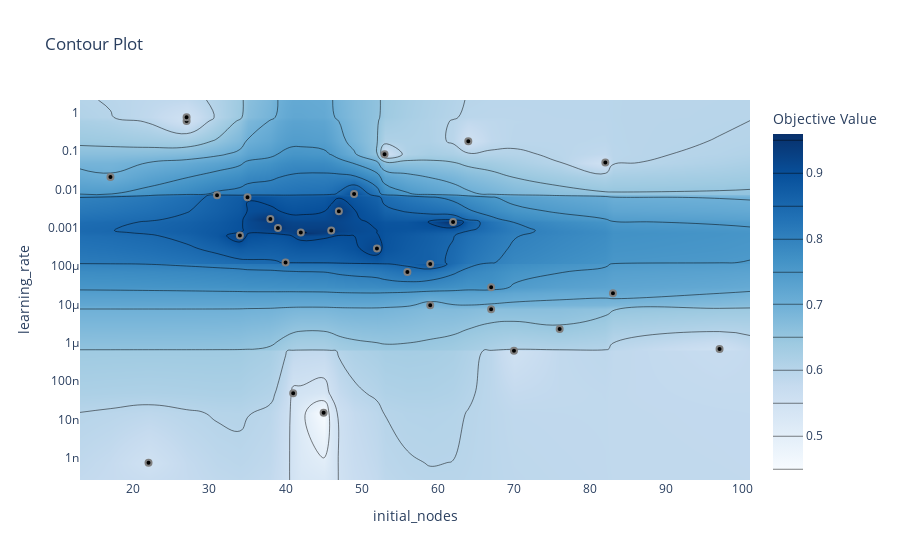
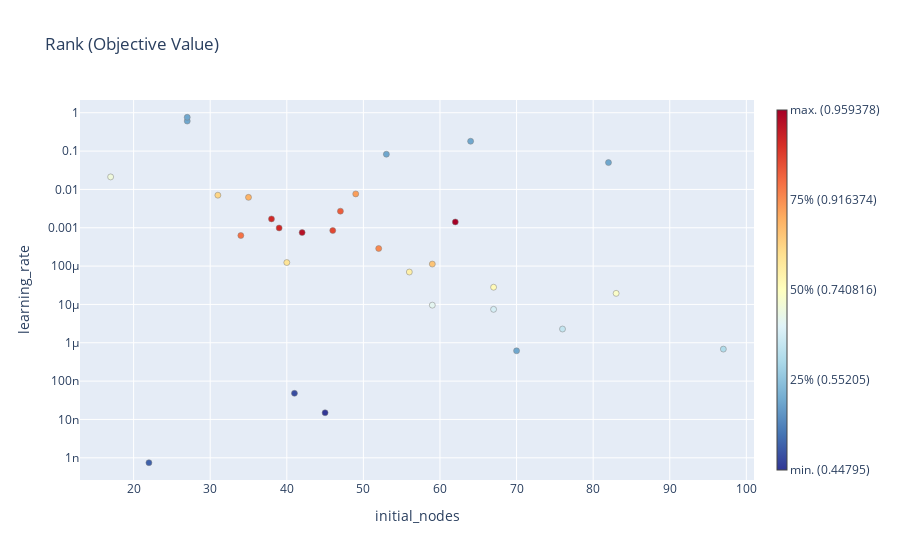

Notebook source saved alongside these figures, in order:
### Code cell
fig = plot_contour(study)
fig.show()
fig = plot_rank(study)
fig.show()

### Figure 1 — Plotly figure (JSON) as saved in the notebook; plotly's stock layout.template omitted (floating-point values rounded to 4 significant figures; data arrays with more than 128 entries replaced by an {"elided": "..."} marker saying what was removed)
{"data": [{"colorbar": {"title": {"text": "Objective Value"}}, "colorscale": [[0, "rgb(247,251,255)"], [0.125, "rgb(222,235,247)"], [0.25, "rgb(198,219,239)"], [0.375, "rgb(158,202,225)"], [0.5, "rgb(107,174,214)"], [0.625, "rgb(66,146,198)"], [0.75, "rgb(33,113,181)"], [0.875, "rgb(8,81,156)"], [1, "rgb(8,48,107)"]], "connectgaps": true, "contours": {"coloring": "heatmap"}, "hoverinfo": "none", "line": {"smoothing": 1.3}, "reversescale": false, "type": "contour", "x": [13, 17, 22, 27, 31, 34, 35, 38, 39, 40, 41, 42, 45, 46, 47, 49, 52, 53, 56, 59, 62, 64, 67, 70, 76, 82, 83, 97, 101], "y": [2.635e-10, 7.435e-10, 1.495e-08, 4.803e-08, 6.173e-07, 6.83e-07, 2.282e-06, 7.45e-06, 9.577e-06, 1.945e-05, 2.811e-05, 7.002e-05, 0.0001129, 0.0001236, 0.0002877, 0.0006268, 0.0007479, 0.0008469, 0.0009871, 0.001419, 0.001702, 0.002709, 0.006205, 0.007063, 0.007628, 0.02119, 0.05013, 0.08274, 0.1803, 0.607, 0.7615, 2.149], "z": {"elided": "32x29 float values"}}, {"marker": {"color": "black", "line": {"color": "Gray", "width": 2}}, "mode": "markers", "name": "Feasible Trial", "showlegend": false, "type": "scatter", "x": [62, 67, 52, 53, 97, 83, 64, 22, 17, 82, 41, 42, 38, 34, 70, 47, 27, 59, 76, 31, 45, 39, 56, 35, 46, 59, 49, 40, 27, 67], "y": [0.001419, 2.811e-05, 0.0002877, 0.08274, 6.83e-07, 1.945e-05, 0.1803, 7.435e-10, 0.02119, 0.05013, 4.803e-08, 0.0007479, 0.001702, 0.0006268, 6.173e-07, 0.002709, 0.607, 0.0001129, 2.282e-06, 0.007063, 1.495e-08, 0.0009871, 7.002e-05, 0.006205, 0.0008469, 9.577e-06, 0.007628, 0.0001236, 0.7615, 7.45e-06]}, {"marker": {"color": "#cccccc", "line": {"color": "Gray", "width": 2}}, "mode": "markers", "name": "Infeasible Trial", "showlegend": false, "type": "scatter", "x": [], "y": []}], "layout": {"title": {"text": "Contour Plot"}, "xaxis": {"range": [13, 101], "title": {"text": "initial_nodes"}}, "yaxis": {"range": [-9.579, 0.3322], "title": {"text": "learning_rate"}, "type": "log"}}}

### Figure 2 — Plotly figure (JSON) as saved in the notebook; plotly's stock layout.template omitted (floating-point values rounded to 4 significant figures)
{"data": [{"hovertemplate": "%{hovertext}<extra></extra>", "hovertext": ["Trial #0<br>initial_nodes: 62<br>learning_rate: 0.0014187101103672111<br><b>Objective Value: 0.959378182888031</b>", "Trial #1<br>initial_nodes: 67<br>learning_rate: 2.8108122006183503e-05<br><b>Objective Value: 0.7660775184631348</b>", "Trial #2<br>initial_nodes: 52<br>learning_rate: 0.0002877008405067789<br><b>Objective Value: 0.9216248989105225</b>", "Trial #3<br>initial_nodes: 53<br>learning_rate: 0.08274276086161435<br><b>Objective Value: 0.5520495772361755</b>", "Trial #4<br>initial_nodes: 97<br>learning_rate: 6.829913261377663e-07<br><b>Objective Value: 0.5543628931045532</b>", "Trial #5<br>initial_nodes: 83<br>learning_rate: 1.9451325325217144e-05<br><b>Objective Value: 0.7155547142028809</b>", "Trial #6<br>initial_nodes: 64<br>learning_rate: 0.1802878181559545<br><b>Objective Value: 0.5520495772361755</b>", "Trial #7<br>initial_nodes: 22<br>learning_rate: 7.435205853060182e-10<br><b>Objective Value: 0.5514944195747375</b>", "Trial #8<br>initial_nodes: 17<br>learning_rate: 0.021193293640885156<br><b>Objective Value: 0.7037105560302734</b>", "Trial #9<br>initial_nodes: 82<br>learning_rate: 0.05013274471944537<br><b>Objective Value: 0.5520495772361755</b>", "Trial #10<br>initial_nodes: 41<br>learning_rate: 4.803196156519616e-08<br><b>Objective Value: 0.5423336625099182</b>", "Trial #11<br>initial_nodes: 42<br>learning_rate: 0.0007478926092290461<br><b>Objective Value: 0.9565096497535706</b>", "Trial #12<br>initial_nodes: 38<br>learning_rate: 0.0017024559225280243<br><b>Objective Value: 0.9488294720649719</b>", "Trial #13<br>initial_nodes: 34<br>learning_rate: 0.0006267965690054416<br><b>Objective Value: 0.9253261685371399</b>", "Trial #14<br>initial_nodes: 70<br>learning_rate: 6.172893728485996e-07<br><b>Objective Value: 0.5520495772361755</b>", "Trial #15<br>initial_nodes: 47<br>learning_rate: 0.00270944148886398<br><b>Objective Value: 0.9431849718093872</b>", "Trial #16<br>initial_nodes: 27<br>learning_rate: 0.607045991608488<br><b>Objective Value: 0.5520495772361755</b>", "Trial #17<br>initial_nodes: 59<br>learning_rate: 0.00011292562631566394<br><b>Objective Value: 0.8889608383178711</b>", "Trial #18<br>initial_nodes: 76<br>learning_rate: 2.2822312517983365e-06<br><b>Objective Value: 0.6461552977561951</b>", "Trial #19<br>initial_nodes: 31<br>learning_rate: 0.007063277779587926<br><b>Objective Value: 0.8620338439941406</b>", "Trial #20<br>initial_nodes: 45<br>learning_rate: 1.4948023830692047e-08<br><b>Objective Value: 0.4479503929615021</b>", "Trial #21<br>initial_nodes: 39<br>learning_rate: 0.0009871325742695461<br><b>Objective Value: 0.9488294720649719</b>", "Trial #22<br>initial_nodes: 56<br>learning_rate: 7.00176340082255e-05<br><b>Objective Value: 0.829092264175415</b>", "Trial #23<br>initial_nodes: 35<br>learning_rate: 0.006205086125659256<br><b>Objective Value: 0.8995095491409302</b>", "Trial #24<br>initial_nodes: 46<br>learning_rate: 0.0008468720754505352<br><b>Objective Value: 0.9483668208122253</b>", "Trial #25<br>initial_nodes: 59<br>learning_rate: 9.577272494680547e-06<br><b>Objective Value: 0.6842787265777588</b>", "Trial #26<br>initial_nodes: 49<br>learning_rate: 0.007627645270050743<br><b>Objective Value: 0.9006199836730957</b>", "Trial #27<br>initial_nodes: 40<br>learning_rate: 0.00012363405031674045<br><b>Objective Value: 0.8537984490394592</b>", "Trial #28<br>initial_nodes: 27<br>learning_rate: 0.7614898552485994<br><b>Objective Value: 0.5520495772361755</b>", "Trial #29<br>initial_nodes: 67<br>learning_rate: 7.450188473832218e-06<br><b>Objective Value: 0.665031909942627</b>"], "marker": {"color": ["rgb(165.0, 0.0, 38.0)", "rgb(255.0, 250.0, 183.0)", "rgb(248.0, 136.0, 79.0)", "rgb(111.0, 167.0, 206.0)", "rgb(176.0, 220.0, 235.0)", "rgb(250.0, 253.0, 201.0)", "rgb(111.0, 167.0, 206.0)", "rgb(63.0, 97.0, 170.0)", "rgb(239.0, 249.0, 220.0)", "rgb(111.0, 167.0, 206.0)", "rgb(56.0, 76.0, 160.0)", "rgb(182.0, 17.0, 38.0)", "rgb(208.0, 41.0, 39.0)", "rgb(245.0, 113.0, 69.0)", "rgb(111.0, 167.0, 206.0)", "rgb(236.0, 92.0, 59.0)", "rgb(111.0, 167.0, 206.0)", "rgb(253.0, 196.0, 118.0)", "rgb(195.0, 229.0, 240.0)", "rgb(254.0, 214.0, 134.0)", "rgb(49.0, 54.0, 149.0)", "rgb(208.0, 41.0, 39.0)", "rgb(254.0, 239.0, 167.0)", "rgb(253.0, 179.0, 102.0)", "rgb(226.0, 71.0, 50.0)", "rgb(228.0, 245.0, 240.0)", "rgb(251.0, 158.0, 90.0)", "rgb(254.0, 228.0, 150.0)", "rgb(111.0, 167.0, 206.0)", "rgb(213.0, 238.0, 245.0)"], "line": {"color": "Grey", "width": 0.5}}, "mode": "markers", "showlegend": false, "type": "scatter", "x": [62, 67, 52, 53, 97, 83, 64, 22, 17, 82, 41, 42, 38, 34, 70, 47, 27, 59, 76, 31, 45, 39, 56, 35, 46, 59, 49, 40, 27, 67], "y": [0.001419, 2.811e-05, 0.0002877, 0.08274, 6.83e-07, 1.945e-05, 0.1803, 7.435e-10, 0.02119, 0.05013, 4.803e-08, 0.0007479, 0.001702, 0.0006268, 6.173e-07, 0.002709, 0.607, 0.0001129, 2.282e-06, 0.007063, 1.495e-08, 0.0009871, 7.002e-05, 0.006205, 0.0008469, 9.577e-06, 0.007628, 0.0001236, 0.7615, 7.45e-06]}, {"hoverinfo": "none", "marker": {"cmax": 1, "cmin": 0, "colorbar": {"thickness": 10, "ticktext": ["min. (0.44795)", "25% (0.55205)", "50% (0.740816)", "75% (0.916374)", "max. (0.959378)"], "tickvals": [0, 0.25, 0.5, 0.75, 1]}, "colorscale": [[0, "rgb(49,54,149)"], [0.1, "rgb(69,117,180)"], [0.2, "rgb(116,173,209)"], [0.3, "rgb(171,217,233)"], [0.4, "rgb(224,243,248)"], [0.5, "rgb(255,255,191)"], [0.6, "rgb(254,224,144)"], [0.7, "rgb(253,174,97)"], [0.8, "rgb(244,109,67)"], [0.9, "rgb(215,48,39)"], [1, "rgb(165,0,38)"]], "showscale": true}, "mode": "markers", "showlegend": false, "type": "scatter", "x": [null], "y": [null]}], "layout": {"title": {"text": "Rank (Objective Value)"}, "xaxis": {"range": [13, 101], "title": {"text": "initial_nodes"}}, "yaxis": {"range": [-9.579, 0.3322], "title": {"text": "learning_rate"}, "type": "log"}}}
